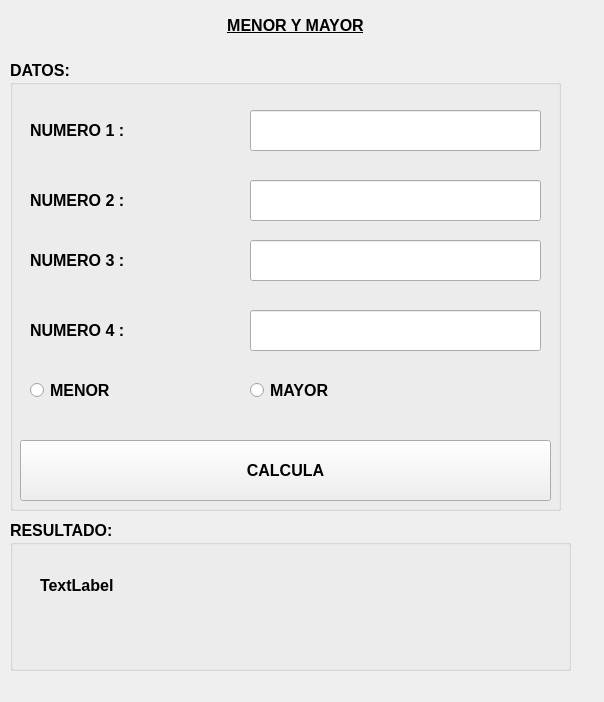
<?xml version="1.0" encoding="UTF-8"?>
<ui version="4.0">
 <class>MainWindow</class>
 <widget class="QMainWindow" name="MainWindow">
  <property name="geometry">
   <rect>
    <x>0</x>
    <y>0</y>
    <width>604</width>
    <height>702</height>
   </rect>
  </property>
  <property name="windowTitle">
   <string>MainWindow</string>
  </property>
  <widget class="QWidget" name="centralwidget">
   <widget class="QLabel" name="label">
    <property name="geometry">
     <rect>
      <x>10</x>
      <y>10</y>
      <width>571</width>
      <height>31</height>
     </rect>
    </property>
    <property name="font">
     <font>
      <pointsize>12</pointsize>
      <weight>75</weight>
      <bold>true</bold>
      <underline>true</underline>
     </font>
    </property>
    <property name="text">
     <string>MENOR Y MAYOR</string>
    </property>
    <property name="alignment">
     <set>Qt::AlignCenter</set>
    </property>
    <property name="wordWrap">
     <bool>false</bool>
    </property>
   </widget>
   <widget class="QGroupBox" name="groupBox">
    <property name="geometry">
     <rect>
      <x>10</x>
      <y>60</y>
      <width>551</width>
      <height>451</height>
     </rect>
    </property>
    <property name="font">
     <font>
      <pointsize>12</pointsize>
      <weight>75</weight>
      <bold>true</bold>
     </font>
    </property>
    <property name="title">
     <string>DATOS:</string>
    </property>
    <widget class="QLineEdit" name="txtnumero1">
     <property name="geometry">
      <rect>
       <x>240</x>
       <y>50</y>
       <width>291</width>
       <height>41</height>
      </rect>
     </property>
    </widget>
    <widget class="QLineEdit" name="txtnumero2">
     <property name="geometry">
      <rect>
       <x>240</x>
       <y>120</y>
       <width>291</width>
       <height>41</height>
      </rect>
     </property>
    </widget>
    <widget class="QLineEdit" name="txtnumero3">
     <property name="geometry">
      <rect>
       <x>240</x>
       <y>180</y>
       <width>291</width>
       <height>41</height>
      </rect>
     </property>
    </widget>
    <widget class="QLineEdit" name="txtnumero4">
     <property name="geometry">
      <rect>
       <x>240</x>
       <y>250</y>
       <width>291</width>
       <height>41</height>
      </rect>
     </property>
    </widget>
    <widget class="QLabel" name="label_2">
     <property name="geometry">
      <rect>
       <x>20</x>
       <y>60</y>
       <width>131</width>
       <height>21</height>
      </rect>
     </property>
     <property name="text">
      <string>NUMERO 1 :</string>
     </property>
    </widget>
    <widget class="QLabel" name="label_3">
     <property name="geometry">
      <rect>
       <x>20</x>
       <y>130</y>
       <width>131</width>
       <height>21</height>
      </rect>
     </property>
     <property name="text">
      <string>NUMERO 2 :</string>
     </property>
    </widget>
    <widget class="QLabel" name="label_4">
     <property name="geometry">
      <rect>
       <x>20</x>
       <y>190</y>
       <width>131</width>
       <height>21</height>
      </rect>
     </property>
     <property name="text">
      <string>NUMERO 3 :</string>
     </property>
    </widget>
    <widget class="QLabel" name="label_6">
     <property name="geometry">
      <rect>
       <x>20</x>
       <y>260</y>
       <width>131</width>
       <height>21</height>
      </rect>
     </property>
     <property name="text">
      <string>NUMERO 4 :</string>
     </property>
    </widget>
    <widget class="QRadioButton" name="rbmenor">
     <property name="geometry">
      <rect>
       <x>20</x>
       <y>310</y>
       <width>201</width>
       <height>41</height>
      </rect>
     </property>
     <property name="text">
      <string>MENOR</string>
     </property>
    </widget>
    <widget class="QRadioButton" name="rbmayor">
     <property name="geometry">
      <rect>
       <x>240</x>
       <y>310</y>
       <width>201</width>
       <height>41</height>
      </rect>
     </property>
     <property name="text">
      <string>MAYOR</string>
     </property>
    </widget>
    <widget class="QPushButton" name="btcalcular">
     <property name="geometry">
      <rect>
       <x>10</x>
       <y>380</y>
       <width>531</width>
       <height>61</height>
      </rect>
     </property>
     <property name="text">
      <string>CALCULA</string>
     </property>
    </widget>
   </widget>
   <widget class="QGroupBox" name="groupBox_3">
    <property name="geometry">
     <rect>
      <x>10</x>
      <y>520</y>
      <width>561</width>
      <height>151</height>
     </rect>
    </property>
    <property name="font">
     <font>
      <pointsize>12</pointsize>
      <weight>75</weight>
      <bold>true</bold>
     </font>
    </property>
    <property name="title">
     <string>RESULTADO:</string>
    </property>
    <widget class="QLabel" name="label_5">
     <property name="geometry">
      <rect>
       <x>30</x>
       <y>50</y>
       <width>121</width>
       <height>31</height>
      </rect>
     </property>
     <property name="text">
      <string>TextLabel</string>
     </property>
    </widget>
   </widget>
  </widget>
 </widget>
 <resources/>
 <connections/>
</ui>
